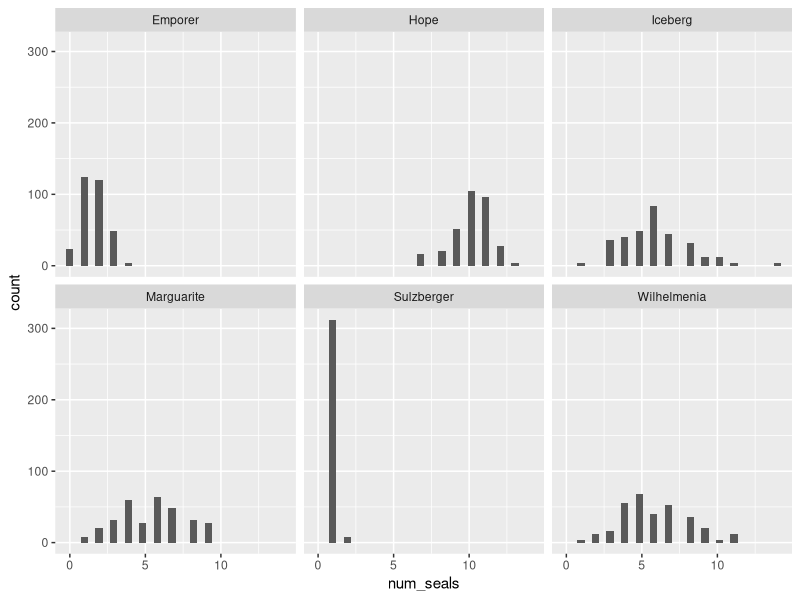

The R script that drew this image:
## ---- chunk 1
knitr::opts_chunk$set(echo = TRUE)
## ---- chunk 2
# independent is the bay

# dependent is the number of seals

# categorical is bay

# numerical is number of seals

## ---- chunk 3
# Null: The mean number of leapord seals is the same at each of the bays

# Alternative: The mean number of leapord seals is not the same at all of the bays. At least one is different.  

## ---- chunk 4
library(tidyverse)
sealData <- read_csv("antarctic_seals_many_bays.csv")

## ---- chunk 5
ggplot(sealData, aes(num_seals)) +
  geom_histogram() +
  facet_wrap(~bay)
## ---- chunk 6
sealSummary <- sealData %>% group_by(bay) %>% summarize(meanSeals = mean(num_seals), sdSeals = sd(num_seals))
# bay with lowest mean number of seals: Sulzberger
# bay with the greatest mean number of seals: Hope

## ---- chunk 7
sealModel <- aov(data = sealData, num_seals ~ bay)
summary(sealModel)

## ---- chunk 8
# the p-value is smaller than 2 x 10 ^ - 16 
# the f-stat is 1129
# I reject the null hypothesis because the p-value of 2e-16 is smaller than my alpha of 0.05
# this means that at least one of the mean number of leopard seals is different in one of the bays


